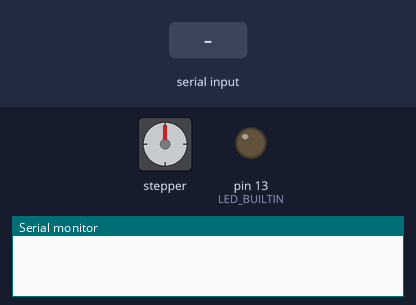
A sketch run on a simulated Arduino Uno, built with avr-gcc and run on an emulated ATmega328P. Parts: stepper motor, output pins drawn as LEDs (lit = HIGH), the last lines printed to the serial monitor. Wiring (inferred from the names in the program): stepper motor (2048 steps per turn assumed): coils pin 10, pin 9, pin 6, pin 5. The inputs (shaded band) are chosen by the test bench. Pins used as bus, display or sensor lines are not drawn.

Above: at 1.2 s.
1.3 s: "2" received over Serial
At 2.9 s:
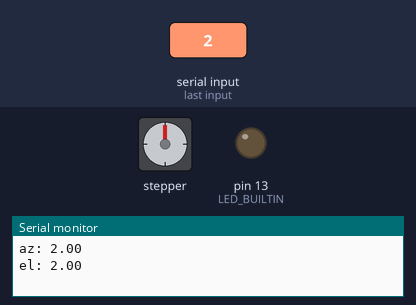
3.8 s: "1" received over Serial
At 5.4 s:
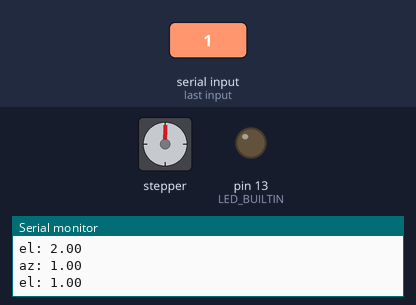
Timing chart, 0 to 6.9 s (numbered marks = the images above; inputs shaded):
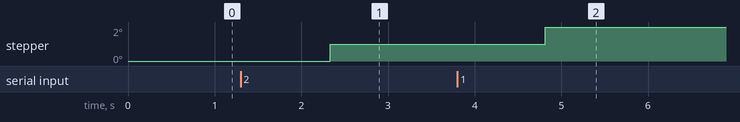

The sketch:

serialRead.ino
```cpp
/* 05.10.2020
 * The stepper goes reverse and forward with different speed.
 * The maximum speed of the current model is around 14 RPM.
 * - 2 miliseconds delay means -> 2 * 2048 = 4096 ms for 1 rev.
 *    60/(4096/1000) = 14.64 RPM with 2 ms delay; [measured ~=14.15 rpm forward   ~= 14.38 rpm backwards]
 * - 3 ms delay -> 3*2048 = 6144 ms for 1 rev;
 *    60/6.144 = 9.76 RPM with 3 ms delay
*/
#include "StepperMotor.h"

#define STEPPER_PIN_1 10
#define STEPPER_PIN_2 9
#define STEPPER_PIN_3 6
#define STEPPER_PIN_4 5

long timeVar = 0;
long prevMillis = 0;
long millisPrint = 0;

StepperMotor StepMotor;
void setup() {
  // put your setup code here, to run once:
Serial.begin(9600);
pinMode(LED_BUILTIN, OUTPUT);
 StepMotor.initStepper(STEPPER_PIN_1, STEPPER_PIN_2,STEPPER_PIN_3,  STEPPER_PIN_4);

}
double az = 0;
double el = 0;
bool azimuthdone = false;
void loop() {
  // put your main code here, to run repeatedly:
  if (Serial.available() >0){
//    digitalWrite(LED_BUILTIN, HIGH);   // turn the LED on (HIGH is the voltage level)
//    delay(1000);                       // wait for a second
//    digitalWrite(LED_BUILTIN, LOW);
    String s = Serial.readString();
    String s1 = s.substring(0,s.indexOf(","));
    String s2 = s.substring(s.indexOf(",")+1);
    az = s1.toDouble(); //azimuth
    el = s2.toDouble(); //elevation
    Serial.print("az: ");
    Serial.println(az);
    Serial.print("el: ");
    Serial.println(el);
    // The code belows rotates the servo 2 times with the maximum speed(2ms between step)
    // then it rotates reverse with same speed
  /*
  StepMotor.rotateSteps(true, 1024, 4);
  delay(2000);
  */


    }

    if(abs(az)>0){
    az-=11.0/64*(az>0?1:-1);
    StepMotor.rotateSteps(az>0,1,4);
    delay(1);
   }
   else if (abs(el)>0) {
    if (!azimuthdone){
      delay(1000);
      azimuthdone=true;
    }
    el-=11.0/64*(el>0?1:-1);
    StepMotor.rotateSteps(el>0,1,4);
    delay(1);
   }
}
```

StepperMotor.cpp
```cpp
#include "StepperMotor.h"
#include <Arduino.h>


void StepperMotor::initStepper(int p1, int p2, int p3, int p4)
{
    pin1 = p1;
    pin2 = p2;
    pin3 = p3;
    pin4 = p4;
    pinMode(pin1, OUTPUT);
    pinMode(pin2, OUTPUT);
    pinMode(pin3, OUTPUT);
    pinMode(pin4, OUTPUT);
}
void StepperMotor::OneStep(bool dir)
{
    if (dir) {
        switch (step_number) {
        case 0:
            digitalWrite(pin1, HIGH);
            digitalWrite(pin2, LOW);
            digitalWrite(pin3, LOW);
            digitalWrite(pin4, LOW);
            break;
        case 1:
            digitalWrite(pin1, LOW);
            digitalWrite(pin2, HIGH);
            digitalWrite(pin3, LOW);
            digitalWrite(pin4, LOW);
            break;
        case 2:
            digitalWrite(pin1, LOW);
            digitalWrite(pin2, LOW);
            digitalWrite(pin3, HIGH);
            digitalWrite(pin4, LOW);
            break;
        case 3:
            digitalWrite(pin1, LOW);
            digitalWrite(pin2, LOW);
            digitalWrite(pin3, LOW);
            digitalWrite(pin4, HIGH);
            break;
        }
    }
    else {
        switch (step_number) {
        case 0:
            digitalWrite(pin1 , LOW);
            digitalWrite(pin2, LOW);
            digitalWrite(pin3, LOW);
            digitalWrite(pin4, HIGH);
            break;
        case 1:
            digitalWrite(pin1, LOW);
            digitalWrite(pin2, LOW);
            digitalWrite(pin3, HIGH);
            digitalWrite(pin4, LOW);
            break;
        case 2:
            digitalWrite(pin1, LOW);
            digitalWrite(pin2, HIGH);
            digitalWrite(pin3, LOW);
            digitalWrite(pin4, LOW);
            break;
        case 3:
            digitalWrite(pin1, HIGH);
            digitalWrite(pin2, LOW);
            digitalWrite(pin3, LOW);
            digitalWrite(pin4, LOW);
        }
    }
    step_number++;
    if (step_number > 3) {
        step_number = 0;
    }
}


void StepperMotor::rotateSteps(bool dir, int steps, int microsecondsSpeed)
{
//  if(microsecondsSpeed>3000)// Can't be lower than 10 RPM
//    microsecondsSpeed = 3000;
//  if(microsecondsSpeed<2000) // Can't be faster than 15 RPM, because the motor will not work
//    microsecondsSpeed = 2000;

  for(int i =0; i<steps; i++)
  {
    OneStep(dir);
      delay(microsecondsSpeed);
    //  delayMicroseconds(microseondsSpeed); It doesn't work with this!
  }
}

void StepperMotor::rotateRev(bool dir, int revs, int microsecondsSpeed)
{
//  if(microsecondsSpeed>3000)// Can't be lower than 10 RPM
//    microsecondsSpeed = 3000;
//  if(microsecondsSpeed<2000) // Can't be faster than 15 RPM, because the motor will not work
//    microsecondsSpeed = 2000;

  for(int i = 0; i<revs; i++)
  {
    for(int j =0; j<STEPS_PER_REV; j++)
    {
      OneStep(dir);
      delay(2);
      //  delayMicroseconds(2000); It doesn't work with this!

    }
  }
}
```

StepperMotor.h
```cpp
//#define STEPS_PER_REV 2070 // 2048; For model "28BYJ-48"
#define STEPS_PER_REV 4076 // 2048; For model "28BYJ-48"

class StepperMotor
{
  public:
    int pin1, pin2, pin3, pin4;
    void initStepper(int p1, int p2, int p3, int p4); // initializes the stepper motor; 4 digital pins
    void OneStep(bool dir); // the stepper moves one step(1/2048); true or false for direction
    void rotateSteps(bool dir, int steps, int microsecondsSpeed); // the stepper moves N amount of steps, when microseconds are 2000 ~= 15RPM; 3000 microseconds = 10 RPM
    void rotateRev(bool dir, int revs, int microsecondsSpeed); // the stepper makes full rotation
  private:
    int step_number = 0;
};
```
